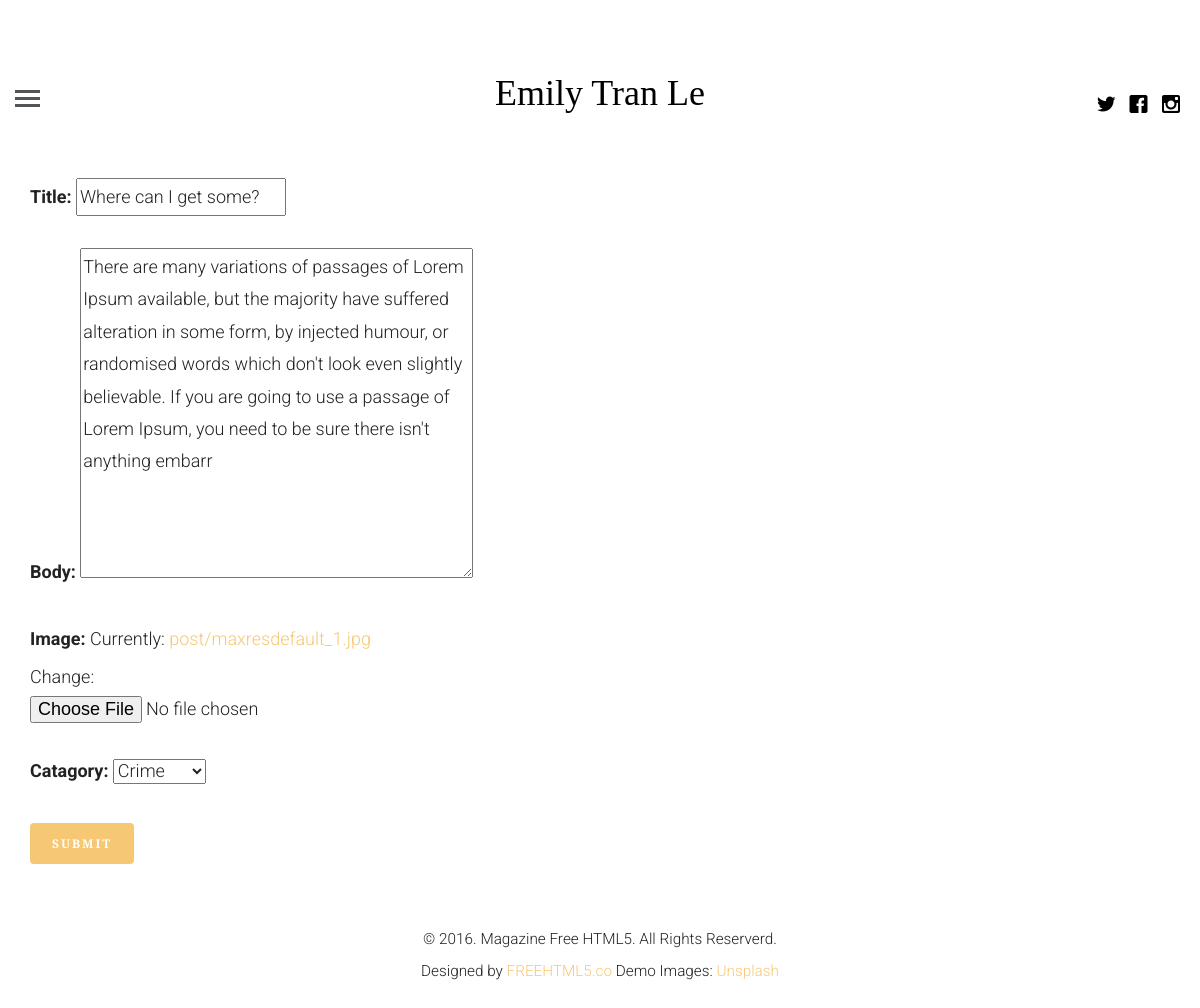
The app's page /update/3 (signed in) with its own data.
### blog/models.py (models this page shows, shortened)
class article(models.Model):
    article_auth = models.ForeignKey(auth, on_delete=models.CASCADE)
    title = models.CharField(max_length=100, unique=True)
    body = models.TextField(max_length=300)
    image = models.FileField(upload_to='post')
    posted_on = models.DateTimeField(auto_now=False, auto_now_add=True)
    update_on = models.DateTimeField(auto_now=True, auto_now_add=False)
    catagory = models.ForeignKey(catagory, on_delete=models.CASCADE)

### blog/views.py (the view)
# urls.py: path('update/<int:pid>', getUpdate, name='update'),
def getUpdate(request, pid):
    if request.user.is_authenticated:
        u=get_object_or_404(auth, name=request.user.id)  # Get the currently logged-in user
        post = get_object_or_404(article, id=pid)
        form = createForm(request.POST or None, request.FILES or None, instance=post )
        if form.is_valid():
            instance = form.save(commit=False)
            instance.article_auth = u
            instance.save()
            messages.success(request, 'Article is updated')
            return redirect("profile")
        context = {
            'form': form
        }
        return render(request, "create.html", context)
    else:
        return redirect("login")

### blog/form.py
class createForm(forms.ModelForm):
    class Meta:
        model = article
        fields = [
            'title',
            'body',
            'image',
            'catagory',
        ]

### blog/models.py (called while the page is built)
    def __str__(self):
        return self.catagory_name

### templates/create.html (shortened to what this page needs)
{% extends 'base.html' %}
{% load static %}
{% block body %}
    <form class='container' action="" method='POST' enctype="multipart/form-data">
        {{ form.as_p }}
        <button type="submit" class="btn btn-primary">Submit</button>
    </form>
{% endblock %}

### static/css/style.css (style rules this page uses)
html { background: #ffffff; }
body { font-family: "Roboto", arial, sans-serif; font-size: 18px; font-weight: 300; line-height: 1.8; color: #222; background: #fff; }
a { color: #f7c873; -webkit-transition: 0.5s; -o-transition: 0.5s; transition: 0.5s; }
p { margin-bottom: 30px; }
.btn { margin-right: 4px; margin-bottom: 4px; font-family: "Playfair Display", times, serif; font-size: 12px; letter-spacing: 2px; text-transform: uppercase; font-weight: 700; -webkit-border-radius: 4px; -moz-border-radius: 4px; -ms-border-radius: 4px; border-radius: 4px; -webkit-transition: 0.5s; -o-transition: 0.5s; transition: 0.5s; }
.btn-primary { background: #f7c873; color: #fff; border: 2px solid #f7c873; }

### records on screen
article: title "Where can I get some?", body "There are many variations of passages of Lorem Ipsum available, but the majority have suffered alteration in some form, by injected humour, or randomised words which don't look even slightly believable. If you are going to use a passage of Lorem Ipsum, you need to be sure there isn't anything embarr", catagory "Crime"
